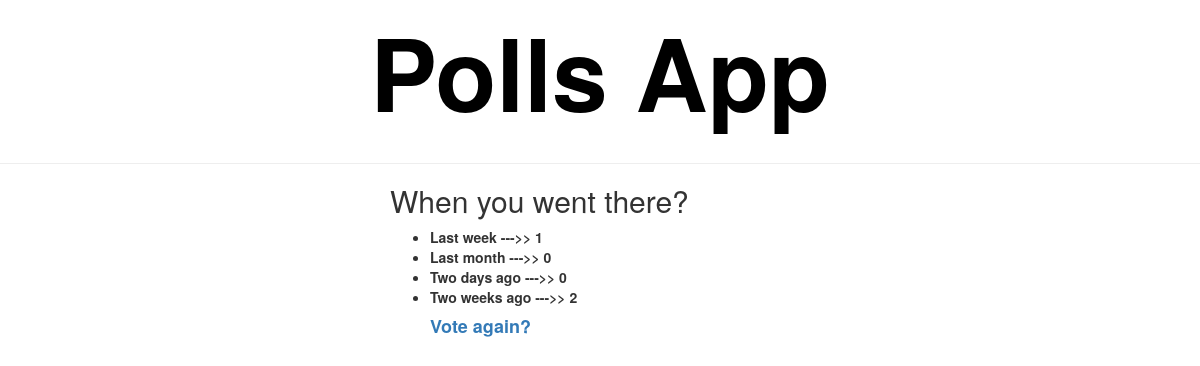
/polls/4/results, run on the app's committed database.
### polls/models.py (models this page shows, shortened)
class Question(models.Model):
	question_text = models.CharField(max_length=200)
	publish_date = models.DateTimeField('date published')

class Choice(models.Model):
	choice_text = models.CharField(max_length=200)
	votes = models.IntegerField(default=0)
	question = models.ForeignKey(Question, on_delete=models.CASCADE)
	def __str__(self):
		return self.choice_text

### polls/views.py (the view)
# urls.py: url(r'^(?P<question_id>[0-9]+)/results$', views.results, name='results'),
def results(request, question_id):
	question = get_object_or_404(Question, pk=question_id)
	return render(request, 'polls/results.html', {'question': question})

### polls/templates/polls/results.html
{% extends 'polls/base.html' %}
{% block content %}
<h2>{{question.question_text}}</h2>
<ul>
{% for choice in question.choice_set.all %}
    <li><strong>{{choice}} --->> {{choice.votes}}</strong></li>
{% endfor %}
<a href={% url 'polls:index' %}><h4><strong>Vote again?</strong></h4>
	{% endblock %}

### data on the page
Question: question_text "When you went there?"
Choice: choice_text "Last week", votes "1"
Choice: choice_text "Last month", votes "0"
Choice: choice_text "Two days ago", votes "0"
Choice: choice_text "Two weeks ago", votes "2"
